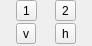
<?xml version="1.0" encoding="UTF-8"?>
<ui version="4.0">
 <class>Form</class>
 <widget class="QWidget" name="Form">
  <property name="geometry">
   <rect>
    <x>0</x>
    <y>0</y>
    <width>92</width>
    <height>46</height>
   </rect>
  </property>
  <property name="windowTitle">
   <string>Form</string>
  </property>
  <layout class="QGridLayout" name="gridLayout">
   <property name="leftMargin">
    <number>0</number>
   </property>
   <property name="topMargin">
    <number>0</number>
   </property>
   <property name="rightMargin">
    <number>0</number>
   </property>
   <property name="bottomMargin">
    <number>0</number>
   </property>
   <property name="spacing">
    <number>2</number>
   </property>
   <item row="0" column="0">
    <widget class="QToolButton" name="toolButton_preview_single">
     <property name="text">
      <string>1</string>
     </property>
    </widget>
   </item>
   <item row="0" column="1">
    <widget class="QToolButton" name="toolButton_preview_double">
     <property name="text">
      <string>2</string>
     </property>
    </widget>
   </item>
   <item row="1" column="0">
    <widget class="QToolButton" name="toolButton_preview_v">
     <property name="text">
      <string>v</string>
     </property>
    </widget>
   </item>
   <item row="1" column="1">
    <widget class="QToolButton" name="toolButton_preview_h">
     <property name="text">
      <string>h</string>
     </property>
    </widget>
   </item>
  </layout>
 </widget>
 <resources/>
 <connections/>
</ui>
